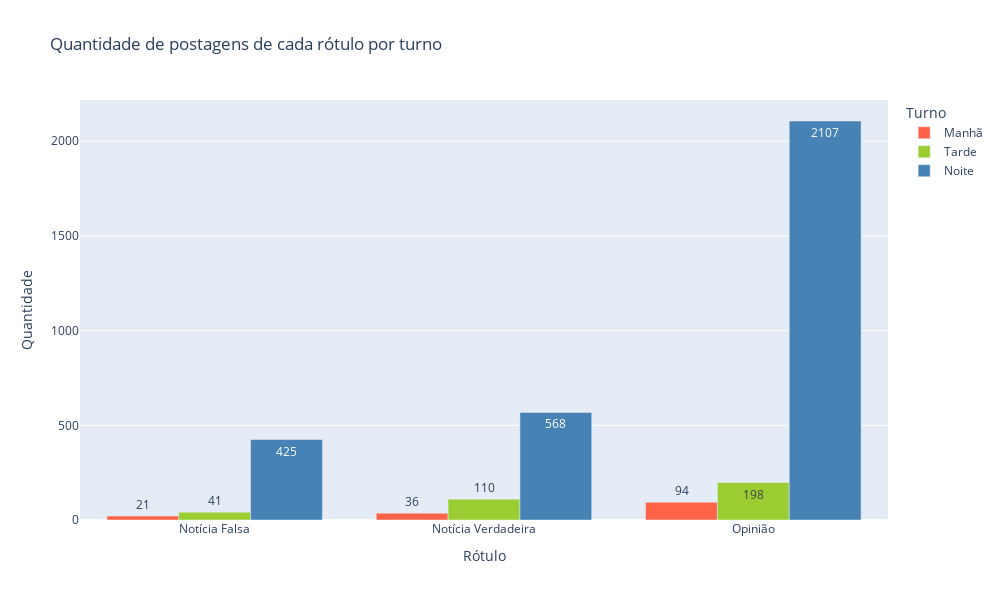

Source (notebook cell):
### Code cell
fig = px.bar(df_turnos_rotulos, 
             x='Rótulo', 
             y='Quantidade', 
             color='Turno',
             color_discrete_map={
                                    'Manhã':'tomato',
                                    'Tarde':'yellowgreen',
                                    'Noite':'steelblue',
                                },
             barmode='group',
             title='Quantidade de postagens de cada rótulo por turno',
             text_auto=True,
             width=1000,
             height=600,
            )
fig.show()

### Figure 1 — Plotly figure (JSON) as saved in the notebook; plotly's stock layout.template omitted (floating-point values rounded to 4 significant figures)
{"data": [{"alignmentgroup": "True", "hovertemplate": "Turno=Manhã<br>Rótulo=%{x}<br>Quantidade=%{y}<extra></extra>", "legendgroup": "Manhã", "marker": {"color": "tomato", "pattern": {"shape": ""}}, "name": "Manhã", "offsetgroup": "Manhã", "orientation": "v", "showlegend": true, "textposition": "auto", "texttemplate": "%{y}", "type": "bar", "x": ["Notícia Falsa", "Notícia Verdadeira", "Opinião"], "xaxis": "x", "y": [21, 36, 94], "yaxis": "y"}, {"alignmentgroup": "True", "hovertemplate": "Turno=Tarde<br>Rótulo=%{x}<br>Quantidade=%{y}<extra></extra>", "legendgroup": "Tarde", "marker": {"color": "yellowgreen", "pattern": {"shape": ""}}, "name": "Tarde", "offsetgroup": "Tarde", "orientation": "v", "showlegend": true, "textposition": "auto", "texttemplate": "%{y}", "type": "bar", "x": ["Notícia Falsa", "Notícia Verdadeira", "Opinião"], "xaxis": "x", "y": [41, 110, 198], "yaxis": "y"}, {"alignmentgroup": "True", "hovertemplate": "Turno=Noite<br>Rótulo=%{x}<br>Quantidade=%{y}<extra></extra>", "legendgroup": "Noite", "marker": {"color": "steelblue", "pattern": {"shape": ""}}, "name": "Noite", "offsetgroup": "Noite", "orientation": "v", "showlegend": true, "textposition": "auto", "texttemplate": "%{y}", "type": "bar", "x": ["Notícia Falsa", "Notícia Verdadeira", "Opinião"], "xaxis": "x", "y": [425, 568, 2107], "yaxis": "y"}], "layout": {"barmode": "group", "height": 600, "legend": {"title": {"text": "Turno"}, "tracegroupgap": 0}, "title": {"text": "Quantidade de postagens de cada rótulo por turno"}, "width": 1000, "xaxis": {"anchor": "y", "autorange": true, "domain": [0, 1], "range": [-0.5, 2.5], "title": {"text": "Rótulo"}, "type": "category"}, "yaxis": {"anchor": "x", "autorange": true, "domain": [0, 1], "range": [0, 2218.0], "title": {"text": "Quantidade"}, "type": "linear"}}}
